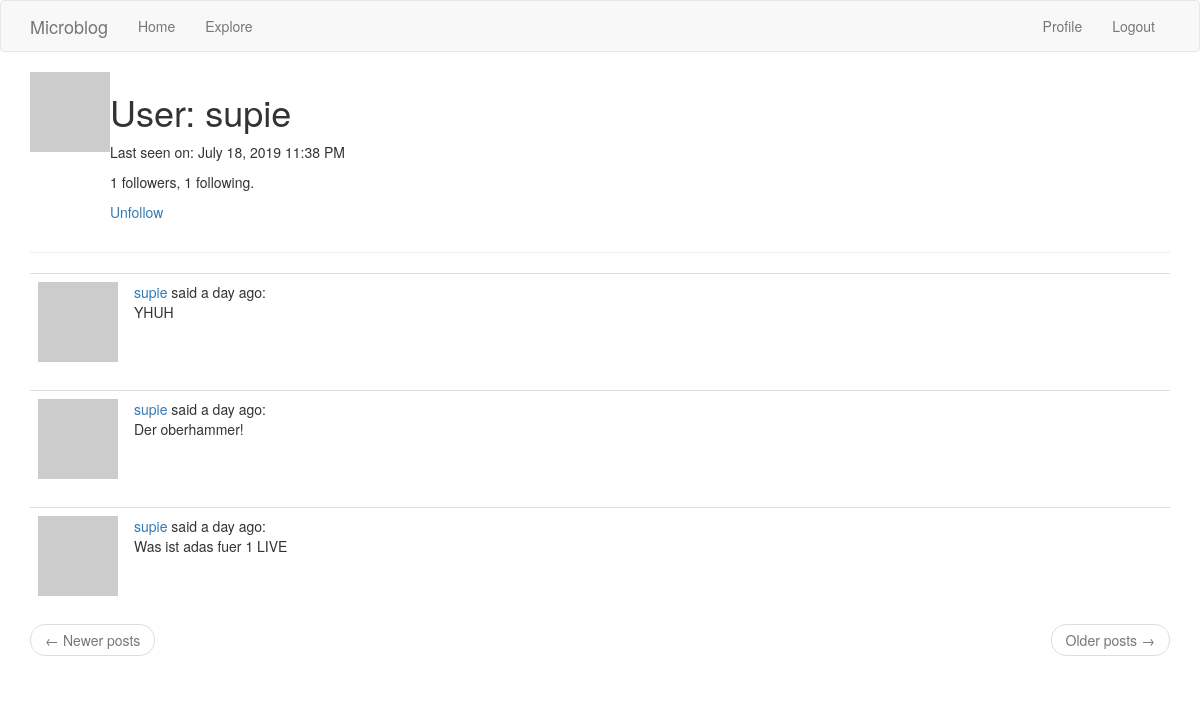
Page /user/supie (signed in) on the committed database.
### models.py (models this page shows, shortened)
class User(UserMixin, db.Model):
    id = db.Column(db.Integer, primary_key=True)
    username = db.Column(db.String(64), index=True, unique=True)
    email = db.Column(db.String(120), index=True, unique=True)
    password_hash = db.Column(db.String(128))
    posts = db.relationship('Post', backref='author', lazy='dynamic')
    about_me = db.Column(db.String(140))
    last_seen = db.Column(db.DateTime, default=datetime.utcnow)
    followed = db.relationship(
        'User',
        secondary=followers,
        primaryjoin=(followers.c.follower_id == id),
        secondaryjoin=(followers.c.followed_id == id),
        backref=db.backref('followers', lazy='dynamic'),
        lazy='dynamic'
        )
    def avatar(self, size):
        digest = md5(self.email.lower().encode('utf-8')).hexdigest()
        return 'https://www.gravatar.com/avatar/{}?d=identicon&s={}'.format(digest, size)
    def is_following(self, user):
        return self.followed.filter(followers.c.followed_id == user.id).count() > 0

class Post(db.Model):
    id = db.Column(db.Integer, primary_key=True)
    body = db.Column(db.String(140))
    timestamp = db.Column(db.DateTime, index=True, default=datetime.utcnow)
    user_id = db.Column(db.Integer, db.ForeignKey('user.id'))

### routes.py (the view)
@app.route('/user/<username>')
@login_required
def user(username):
    user = User.query.filter_by(username=username).first_or_404()
    page = request.args.get('page', 1, type=int)
    posts = user.posts.order_by(Post.timestamp.desc()).paginate(
        page,
        app.config['POSTS_PER_PAGE'],
        False
        )
    if posts.has_next:
        next_url = url_for('user', username=user.username, page=posts.next_num)
    else:
        next_url = None
    if posts.has_prev:
        prev_url = url_for('user', username=user.username, page=posts.prev_num)
    else:
        prev_url = None
    return render_template('user.html', user=user, posts=posts.items, next_url=next_url, prev_url=prev_url)

### models.py (called while the page is built)
@login.user_loader
def load_user(this_id):
    return User.query.get(int(this_id))

### routes.py (called while the page is built)
@app.before_request
def before_request():
    if current_user.is_authenticated:
        current_user.last_seen = datetime.utcnow()
        db.session.commit()

### templates/user.html (shortened to what this page needs)
{% extends "base.html" %}
{% block app_content %}
    <table>
        <tr valign="top">
            <td><img src="{{ user.avatar(128) }}"></td>
            <td>
                <h1>User: {{ user.username }}</h1>
                {% if user.last_seen %}
                    <p>
                        Last seen on: {{ moment(user.last_seen).format('LLL') }}
                    </p>
                {% endif %}
                <p>{{ user.followers.count() }} followers, {{ user.followed.count() }} following.</p>
                {% if user == current_user %}
                <p><a href="{{ url_for('edit_profile') }}">Edit your profile</a></p>
                {% elif not current_user.is_following(user) %}
                <p><a href="{{ url_for('follow', username=user.username) }}">Follow</a></p>
                {% else %}
                <p><a href="{{ url_for('unfollow', username=user.username) }}">Unfollow</a></p>
                {% endif %}
            </td>
        </tr>
    </table>
    <hr>
    {% for post in posts %}
        {% include '_post.html' %}
    {% endfor %}
    <nav aria-label="...">
        <ul class="pager">
            <li class="previous{% if not prev_url %} disabled{% endif %}">
                <a href="{{ prev_url or '#' }}">
                    <span aria-hidden="true">&larr;</span> Newer posts
                </a>
            </li>
            <li class="next{% if not next_url %} disabled{% endif %}">
                <a href="{{ next_url or '#' }}">
                    Older posts <span aria-hidden="true">&rarr;</span>
                </a>
            </li>
        </ul>
    </nav>
{% endblock %}

### templates/_post.html
<table class="table table-hover">
    <tr>
        <td width="70px">
            <a href="{{ url_for('user', username=post.author.username) }}">
                <img src="{{ post.author.avatar(70) }}" />
            </a>
        </td>
        <td>
            <a href="{{ url_for('user', username=post.author.username) }}">
                {{ post.author.username }}
            </a>
            said {{ moment(post.timestamp).fromNow() }}:
            <br>
            {{ post.body }}
        </td>
    </tr>
</table>

### rows in the picture
User: username "supie", last_seen "July 18, 2019 11:38 PM"
Post: author.username "supie", timestamp "a day ago", body "YHUH"
Post: author.username "supie", timestamp "a day ago", body "Der oberhammer!"
Post: author.username "supie", timestamp "a day ago", body "Was ist adas fuer 1 LIVE"

### other values in the picture
{{ user.followers.count() }} "1"
{{ user.followed.count() }} "1"
